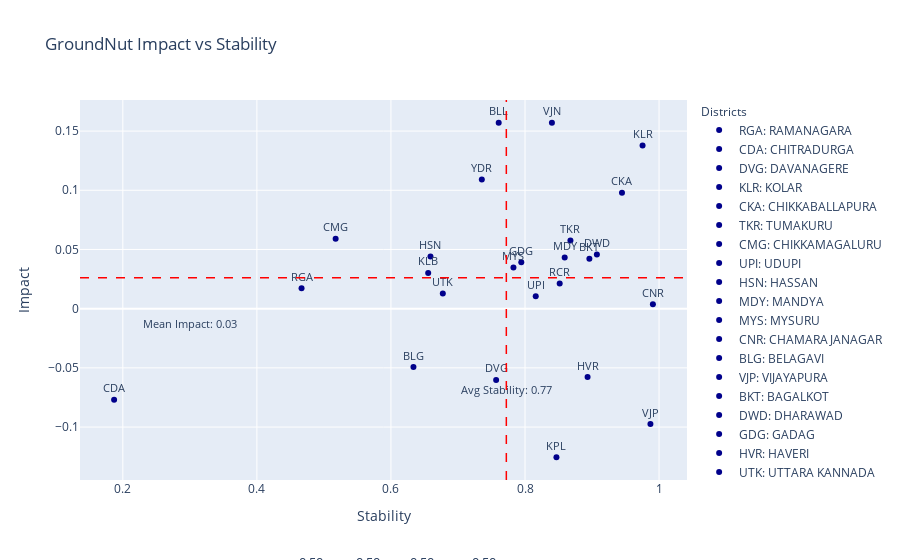

This figure's notebook cell:
### Code cell
import pandas as pd
import plotly.express as px
import ipywidgets as widgets
from ipywidgets import interact
from IPython.display import clear_output
import plotly.graph_objects as go

def update_plot(alpha1, alpha2, alpha3, alpha4):
    
    tolerance = 1e-5 
    filtered_df = viz_df[
        (viz_df['Sensitivity_AreaUnderOilSeeds_GroundNut'].between(alpha1 - tolerance, alpha1 + tolerance)) &
        (viz_df['Sensitivity_MotorVehicles_Tractors'].between(alpha2 - tolerance, alpha2 + tolerance)) &
        (viz_df['Sensitivity_LivestockCensus_2012_Sheep'].between(alpha3 - tolerance, alpha3 + tolerance)) &
        (viz_df['Sensitivity_TotalNPK'].between(alpha4 - tolerance, alpha4 + tolerance))
    ]

    # Create a scatter plot with filtered data
    fig = px.scatter(filtered_df, x='Stability_Values', y='Impact', title='GroundNut Impact vs Stability',
                     labels={'Impact': 'Impact', 'Stability_Values': 'Stability'},
                     text='Abbreviation', opacity=1, color_discrete_sequence=['darkblue'])

    fig.update_traces(textposition='top center', textfont=dict(size=11))

    # Update layout to add annotations and legends
    fig.update_layout(
        annotations=[
            dict(
                x=0.5,
                y=-0.25,
                showarrow=False,
                text=f'α<sub>AG</sub>: {alpha1:.2f}, α<sub>MT</sub>: {alpha2:.2f}, α<sub>LV</sub>: {alpha3:.2f}, α<sub>NPK</sub>: {alpha4:.2f}',
                xref="paper",
                yref="paper",
                font=dict(size=13)
            )
        ],
        legend_title_text='Districts',
        legend_title=dict(font=dict(size=12)),
    )

    # Adding custom legends with abbreviations and full forms
    legend_labels = [{'Abbreviation': abb, 'Full Form': full_form} 
                     for abb, full_form in zip(filtered_df['Abbreviation'].unique(), filtered_df['District'].unique())]

    for label in legend_labels:
        fig.add_trace(go.Scatter(
            x=[None],
            y=[None],
            mode='markers',
            marker=dict(color='darkblue'),
            name=f"{label['Abbreviation']}: {label['Full Form']}"
        ))

    # Adding average lines for stability and percentage change
    avg_stability = filtered_df['Stability_Values'].mean()
    avg_precent = filtered_df['Impact'].mean()

    fig.add_shape(
        type='line',
        x0=avg_stability, y0=0, x1=avg_stability, y1=1,
        line=dict(color='red', width=1.5, dash='dash'),
        yref='paper'
    )

    fig.add_shape(
        type='line',
        x0=0, y0=avg_precent, x1=1, y1=avg_precent,
        line=dict(color='red', width=1.5, dash='dash'),
        xref='paper'
    )

    # Add annotations for average values
    fig.add_trace(go.Scatter(
        x=[avg_stability],
        y=[-0.07],
        text=[f'Avg Stability: {avg_stability:.2f}'],
        mode="text",
        showlegend=False,
        textfont=dict(size=10.7)
    ))

    fig.add_trace(go.Scatter(
        x=[0.3],
        y=[avg_precent-0.04],
        text=[f'Mean Impact: {avg_precent:.2f}'],
        mode="text",
        showlegend=False,
        textfont=dict(size=10.7)
    ))

    clear_output()

    display(fig)

# Creating sliders for interaction
alpha1_slider = widgets.FloatSlider(value=0.5, min=0, max=1, step=0.1, description='αAG:')
alpha2_slider = widgets.FloatSlider(value=0.5, min=0, max=1, step=0.1, description='αMT:')
alpha3_slider = widgets.FloatSlider(value=0.5, min=0, max=1, step=0.1, description='αLV:')
alpha4_slider = widgets.FloatSlider(value=0.5, min=0, max=1, step=0.1, description='αNPK:')

# Creating interactive plot
interactive_plot = interact(update_plot, alpha1=alpha1_slider, alpha2=alpha2_slider, alpha3=alpha3_slider, alpha4=alpha4_slider)

# Create update button to trigger plot update
update_button = widgets.Button(description="Update Plot")
update_button.on_click(lambda _: update_plot(alpha1_slider.value, alpha2_slider.value, alpha3=alpha3_slider, alpha4=alpha4_slider))

# Display the button and sliders
widgets.HBox([update_button, alpha1_slider, alpha2_slider, alpha3_slider, alpha4_slider])

### Figure 1 — Plotly figure (JSON) as saved in the notebook; plotly's stock layout.template omitted (floating-point values rounded to 4 significant figures)
{"data": [{"hovertemplate": "Stability=%{x}<br>Impact=%{y}<br>Abbreviation=%{text}<extra></extra>", "legendgroup": "", "marker": {"color": "darkblue", "opacity": 1, "symbol": "circle"}, "mode": "markers+text", "name": "", "orientation": "v", "showlegend": false, "text": ["RGA", "CDA", "DVG", "KLR", "CKA", "TKR", "CMG", "UPI", "HSN", "MDY", "MYS", "CNR", "BLG", "VJP", "BKT", "DWD", "GDG", "HVR", "UTK", "BLL", "KLB", "YDR", "RCR", "KPL", "VJN"], "textfont": {"size": 11}, "textposition": "top center", "type": "scatter", "x": [0.4666, 0.187, 0.757, 0.9754, 0.9447, 0.8678, 0.5175, 0.816, 0.659, 0.8592, 0.7827, 0.9908, 0.6336, 0.9871, 0.896, 0.9072, 0.7945, 0.8934, 0.6774, 0.7607, 0.6555, 0.7356, 0.8517, 0.8469, 0.8401], "xaxis": "x", "y": [0.0173, -0.07703, -0.06022, 0.1379, 0.09792, 0.05754, 0.05914, 0.01051, 0.044, 0.04318, 0.03485, 0.00372, -0.04933, -0.09741, 0.04215, 0.04578, 0.03913, -0.05772, 0.01291, 0.157, 0.03017, 0.1091, 0.02128, -0.1255, 0.157], "yaxis": "y"}, {"marker": {"color": "darkblue"}, "mode": "markers", "name": "RGA: RAMANAGARA", "type": "scatter", "x": [null], "y": [null]}, {"marker": {"color": "darkblue"}, "mode": "markers", "name": "CDA: CHITRADURGA", "type": "scatter", "x": [null], "y": [null]}, {"marker": {"color": "darkblue"}, "mode": "markers", "name": "DVG: DAVANAGERE", "type": "scatter", "x": [null], "y": [null]}, {"marker": {"color": "darkblue"}, "mode": "markers", "name": "KLR: KOLAR", "type": "scatter", "x": [null], "y": [null]}, {"marker": {"color": "darkblue"}, "mode": "markers", "name": "CKA: CHIKKABALLAPURA", "type": "scatter", "x": [null], "y": [null]}, {"marker": {"color": "darkblue"}, "mode": "markers", "name": "TKR: TUMAKURU", "type": "scatter", "x": [null], "y": [null]}, {"marker": {"color": "darkblue"}, "mode": "markers", "name": "CMG: CHIKKAMAGALURU", "type": "scatter", "x": [null], "y": [null]}, {"marker": {"color": "darkblue"}, "mode": "markers", "name": "UPI: UDUPI", "type": "scatter", "x": [null], "y": [null]}, {"marker": {"color": "darkblue"}, "mode": "markers", "name": "HSN: HASSAN", "type": "scatter", "x": [null], "y": [null]}, {"marker": {"color": "darkblue"}, "mode": "markers", "name": "MDY: MANDYA", "type": "scatter", "x": [null], "y": [null]}, {"marker": {"color": "darkblue"}, "mode": "markers", "name": "MYS: MYSURU", "type": "scatter", "x": [null], "y": [null]}, {"marker": {"color": "darkblue"}, "mode": "markers", "name": "CNR: CHAMARAJANAGAR", "type": "scatter", "x": [null], "y": [null]}, {"marker": {"color": "darkblue"}, "mode": "markers", "name": "BLG: BELAGAVI", "type": "scatter", "x": [null], "y": [null]}, {"marker": {"color": "darkblue"}, "mode": "markers", "name": "VJP: VIJAYAPURA", "type": "scatter", "x": [null], "y": [null]}, {"marker": {"color": "darkblue"}, "mode": "markers", "name": "BKT: BAGALKOT", "type": "scatter", "x": [null], "y": [null]}, {"marker": {"color": "darkblue"}, "mode": "markers", "name": "DWD: DHARAWAD", "type": "scatter", "x": [null], "y": [null]}, {"marker": {"color": "darkblue"}, "mode": "markers", "name": "GDG: GADAG", "type": "scatter", "x": [null], "y": [null]}, {"marker": {"color": "darkblue"}, "mode": "markers", "name": "HVR: HAVERI", "type": "scatter", "x": [null], "y": [null]}, {"marker": {"color": "darkblue"}, "mode": "markers", "name": "UTK: UTTARA KANNADA", "type": "scatter", "x": [null], "y": [null]}, {"marker": {"color": "darkblue"}, "mode": "markers", "name": "BLL: BALLARI", "type": "scatter", "x": [null], "y": [null]}, {"marker": {"color": "darkblue"}, "mode": "markers", "name": "KLB: KALABURAGI", "type": "scatter", "x": [null], "y": [null]}, {"marker": {"color": "darkblue"}, "mode": "markers", "name": "YDR: YADGIRI", "type": "scatter", "x": [null], "y": [null]}, {"marker": {"color": "darkblue"}, "mode": "markers", "name": "RCR: RAICHUR", "type": "scatter", "x": [null], "y": [null]}, {"marker": {"color": "darkblue"}, "mode": "markers", "name": "KPL: KOPPAL", "type": "scatter", "x": [null], "y": [null]}, {"marker": {"color": "darkblue"}, "mode": "markers", "name": "VJN: VIJAYANAGARA", "type": "scatter", "x": [null], "y": [null]}, {"mode": "text", "showlegend": false, "text": ["Avg Stability: 0.77"], "textfont": {"size": 10.7}, "type": "scatter", "x": [0.7721], "y": [-0.07]}, {"mode": "text", "showlegend": false, "text": ["Mean Impact: 0.03"], "textfont": {"size": 10.7}, "type": "scatter", "x": [0.3], "y": [-0.01386]}], "layout": {"annotations": [{"font": {"size": 13}, "showarrow": false, "text": "α<sub>AG</sub>: 0.50, α<sub>MT</sub>: 0.50, α<sub>LV</sub>: 0.50, α<sub>NPK</sub>: 0.50", "x": 0.5, "xref": "paper", "y": -0.25, "yref": "paper"}], "legend": {"title": {"font": {"size": 12}, "text": "Districts"}, "tracegroupgap": 0}, "shapes": [{"line": {"color": "red", "dash": "dash", "width": 1.5}, "type": "line", "x0": 0.7721, "x1": 0.7721, "y0": 0, "y1": 1, "yref": "paper"}, {"line": {"color": "red", "dash": "dash", "width": 1.5}, "type": "line", "x0": 0, "x1": 1, "xref": "paper", "y0": 0.02614, "y1": 0.02614}], "title": {"text": "GroundNut Impact vs Stability"}, "xaxis": {"anchor": "y", "domain": [0, 1], "title": {"text": "Stability"}}, "yaxis": {"anchor": "x", "domain": [0, 1], "title": {"text": "Impact"}}}}
